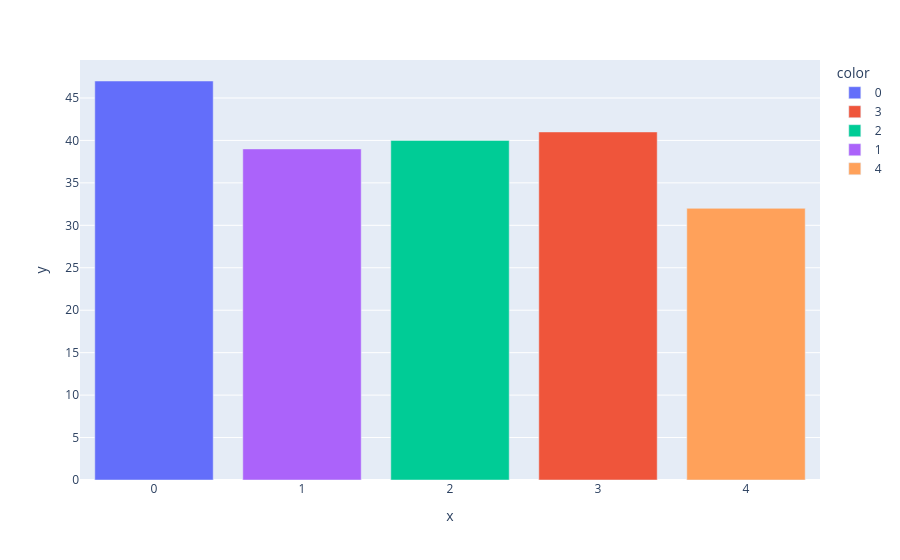

Notebook code cell kept with this figure:
### Code cell
# Diagramme en barre du nombre d'observations dans chaque
import plotly.express as px
fig = px.bar(x = val.index, y = val.values ,color = val.index.astype(str))
fig.show()

### Figure 1 — Plotly figure (JSON) as saved in the notebook; plotly's stock layout.template omitted (floating-point values rounded to 4 significant figures)
{"data": [{"hovertemplate": "color=0<br>x=%{x}<br>y=%{y}<extra></extra>", "legendgroup": "0", "marker": {"color": "#636efa", "pattern": {"shape": ""}}, "name": "0", "orientation": "v", "showlegend": true, "textposition": "auto", "type": "bar", "x": [0], "xaxis": "x", "y": [47], "yaxis": "y"}, {"hovertemplate": "color=3<br>x=%{x}<br>y=%{y}<extra></extra>", "legendgroup": "3", "marker": {"color": "#EF553B", "pattern": {"shape": ""}}, "name": "3", "orientation": "v", "showlegend": true, "textposition": "auto", "type": "bar", "x": [3], "xaxis": "x", "y": [41], "yaxis": "y"}, {"hovertemplate": "color=2<br>x=%{x}<br>y=%{y}<extra></extra>", "legendgroup": "2", "marker": {"color": "#00cc96", "pattern": {"shape": ""}}, "name": "2", "orientation": "v", "showlegend": true, "textposition": "auto", "type": "bar", "x": [2], "xaxis": "x", "y": [40], "yaxis": "y"}, {"hovertemplate": "color=1<br>x=%{x}<br>y=%{y}<extra></extra>", "legendgroup": "1", "marker": {"color": "#ab63fa", "pattern": {"shape": ""}}, "name": "1", "orientation": "v", "showlegend": true, "textposition": "auto", "type": "bar", "x": [1], "xaxis": "x", "y": [39], "yaxis": "y"}, {"hovertemplate": "color=4<br>x=%{x}<br>y=%{y}<extra></extra>", "legendgroup": "4", "marker": {"color": "#FFA15A", "pattern": {"shape": ""}}, "name": "4", "orientation": "v", "showlegend": true, "textposition": "auto", "type": "bar", "x": [4], "xaxis": "x", "y": [32], "yaxis": "y"}], "layout": {"barmode": "relative", "legend": {"title": {"text": "color"}, "tracegroupgap": 0}, "margin": {"t": 60}, "xaxis": {"anchor": "y", "domain": [0, 1], "title": {"text": "x"}}, "yaxis": {"anchor": "x", "domain": [0, 1], "title": {"text": "y"}}}}
